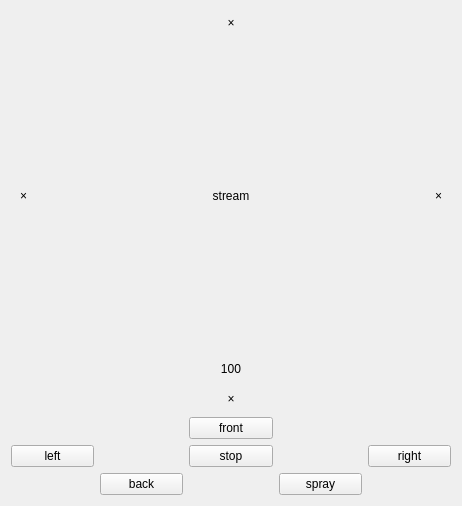
<?xml version="1.0" encoding="UTF-8"?>
<ui version="4.0">
 <class>Form</class>
 <widget class="QWidget" name="Form">
  <property name="geometry">
   <rect>
    <x>0</x>
    <y>0</y>
    <width>462</width>
    <height>506</height>
   </rect>
  </property>
  <property name="windowTitle">
   <string>Form</string>
  </property>
  <layout class="QGridLayout" name="gridLayout_3" rowstretch="10,0">
   <item row="1" column="0">
    <layout class="QGridLayout" name="gridLayout_2" rowstretch="1,1,11" columnstretch="1,1,1,1,1" rowminimumheight="1,1,1" columnminimumwidth="1,1,1,1,1">
     <item row="0" column="2">
      <widget class="QPushButton" name="frontButton">
       <property name="text">
        <string>front</string>
       </property>
      </widget>
     </item>
     <item row="1" column="0">
      <widget class="QPushButton" name="leftButton">
       <property name="text">
        <string>left</string>
       </property>
      </widget>
     </item>
     <item row="1" column="2">
      <widget class="QPushButton" name="stopButton">
       <property name="text">
        <string>stop</string>
       </property>
      </widget>
     </item>
     <item row="1" column="4">
      <widget class="QPushButton" name="rightButton">
       <property name="text">
        <string>right</string>
       </property>
      </widget>
     </item>
     <item row="2" column="1">
      <widget class="QPushButton" name="backButton">
       <property name="text">
        <string>back</string>
       </property>
      </widget>
     </item>
     <item row="2" column="3">
      <widget class="QPushButton" name="sprayButton">
       <property name="text">
        <string>spray</string>
       </property>
      </widget>
     </item>
    </layout>
   </item>
   <item row="0" column="0">
    <layout class="QGridLayout" name="gridLayout" rowstretch="1,13,1,1" columnstretch="1,15,1" columnminimumwidth="0,0,0">
     <item row="1" column="0">
      <widget class="QLabel" name="left">
       <property name="text">
        <string>×</string>
       </property>
       <property name="alignment">
        <set>Qt::AlignCenter</set>
       </property>
      </widget>
     </item>
     <item row="1" column="1">
      <widget class="QLabel" name="stream">
       <property name="text">
        <string>stream</string>
       </property>
       <property name="alignment">
        <set>Qt::AlignCenter</set>
       </property>
      </widget>
     </item>
     <item row="0" column="1">
      <widget class="QLabel" name="front">
       <property name="text">
        <string>×</string>
       </property>
       <property name="alignment">
        <set>Qt::AlignCenter</set>
       </property>
      </widget>
     </item>
     <item row="1" column="2">
      <widget class="QLabel" name="right">
       <property name="text">
        <string>×</string>
       </property>
       <property name="alignment">
        <set>Qt::AlignCenter</set>
       </property>
      </widget>
     </item>
     <item row="3" column="1">
      <widget class="QLabel" name="back">
       <property name="text">
        <string>×</string>
       </property>
       <property name="alignment">
        <set>Qt::AlignCenter</set>
       </property>
      </widget>
     </item>
     <item row="2" column="1">
      <widget class="QLabel" name="distAvr">
       <property name="text">
        <string>100</string>
       </property>
       <property name="alignment">
        <set>Qt::AlignCenter</set>
       </property>
      </widget>
     </item>
    </layout>
   </item>
  </layout>
 </widget>
 <resources/>
 <connections>
  <connection>
   <sender>leftButton</sender>
   <signal>clicked()</signal>
   <receiver>Form</receiver>
   <slot>leftButton_click()</slot>
   <hints>
    <hint type="sourcelabel">
     <x>121</x>
     <y>315</y>
    </hint>
    <hint type="destinationlabel">
     <x>55</x>
     <y>260</y>
    </hint>
   </hints>
  </connection>
  <connection>
   <sender>stopButton</sender>
   <signal>clicked()</signal>
   <receiver>Form</receiver>
   <slot>stopButton_click()</slot>
   <hints>
    <hint type="sourcelabel">
     <x>249</x>
     <y>317</y>
    </hint>
    <hint type="destinationlabel">
     <x>180</x>
     <y>295</y>
    </hint>
   </hints>
  </connection>
  <connection>
   <sender>rightButton</sender>
   <signal>clicked()</signal>
   <receiver>Form</receiver>
   <slot>rightButton_click()</slot>
   <hints>
    <hint type="sourcelabel">
     <x>421</x>
     <y>307</y>
    </hint>
    <hint type="destinationlabel">
     <x>492</x>
     <y>292</y>
    </hint>
   </hints>
  </connection>
  <connection>
   <sender>frontButton</sender>
   <signal>clicked()</signal>
   <receiver>Form</receiver>
   <slot>frontButton_click()</slot>
   <hints>
    <hint type="sourcelabel">
     <x>283</x>
     <y>270</y>
    </hint>
    <hint type="destinationlabel">
     <x>351</x>
     <y>267</y>
    </hint>
   </hints>
  </connection>
  <connection>
   <sender>sprayButton</sender>
   <signal>clicked()</signal>
   <receiver>Form</receiver>
   <slot>sprayButton_click()</slot>
   <hints>
    <hint type="sourcelabel">
     <x>339</x>
     <y>369</y>
    </hint>
    <hint type="destinationlabel">
     <x>385</x>
     <y>355</y>
    </hint>
   </hints>
  </connection>
  <connection>
   <sender>backButton</sender>
   <signal>clicked()</signal>
   <receiver>Form</receiver>
   <slot>backButton_click()</slot>
   <hints>
    <hint type="sourcelabel">
     <x>194</x>
     <y>367</y>
    </hint>
    <hint type="destinationlabel">
     <x>68</x>
     <y>353</y>
    </hint>
   </hints>
  </connection>
 </connections>
 <slots>
  <slot>leftButton_click()</slot>
  <slot>rightButton_click()</slot>
  <slot>frontButton_click()</slot>
  <slot>backButton_click()</slot>
  <slot>stopButton_click()</slot>
  <slot>sprayButton_click()</slot>
 </slots>
</ui>
